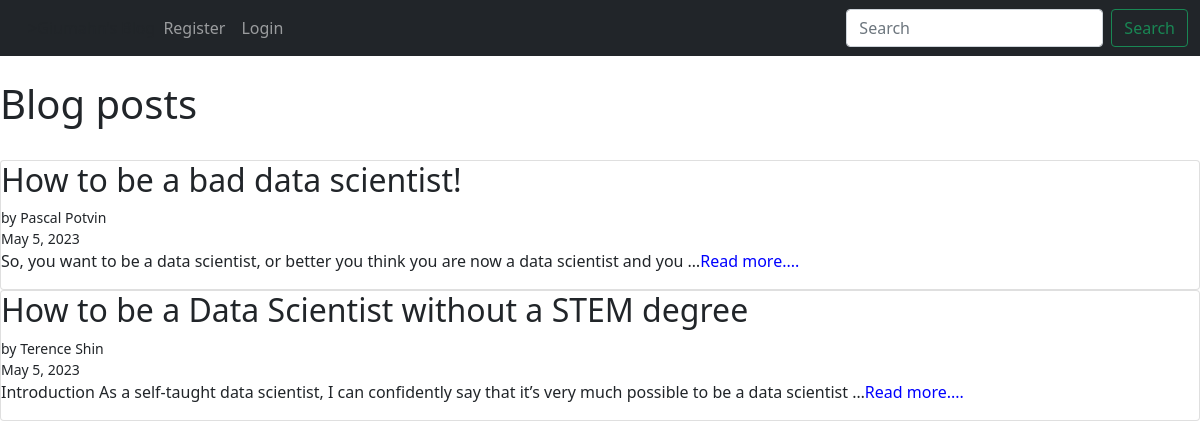
The page / on the database its author committed.
### posts/models.py (models this page shows, shortened)
class Post(models.Model):
    title = models.CharField(max_length=500)
    title_tag = models.CharField(max_length=500, default="")
    author = models.CharField(max_length=100)
    body = models.TextField(max_length=10000000)
    date_created = models.DateField(auto_now_add=True)

### posts/views.py (the view)
# urls.py: path('', views.index, name='index'),
def index(request):
    posts = Post.objects.all()
    ordering = ['date_created']
    return render(request, 'index.html', {'posts': posts, 'ordering':ordering})

### posts/templates/index.html (shortened to what this page needs)
{% extends 'base.html' %}
{% block content %}
<br>
<h1>Blog posts</h1>
<br>
<div class="row">
  <div class="leftcolumn">
    {% for post in posts reversed %}
    <div class="card">
        <h2>{{post.title}}</h2>
        <small>by {{post.author}}</small>
        <small>{{post.date_created}}</small>
        <p>{{post.body|truncatewords:20}}<a style="text-decoration: none; color: blue;" href="post/{{ post.id }}">Read more....</a></p>
    </div>
    {% endfor %}
  </div>
</div>
{% endblock %}

### rows shown on the page
Post: title "How to be a bad data scientist!", author "Pascal Potvin", date_created "May 5, 2023", body "So, you want to be a data scientist, or better you think you are now a data scientist and you …"
Post: title "How to be a Data Scientist without a STEM degree", author "Terence Shin", date_created "May 5, 2023", body "Introduction As a self-taught data scientist, I can confidently say that it’s very much possible to be a data scientist …"
